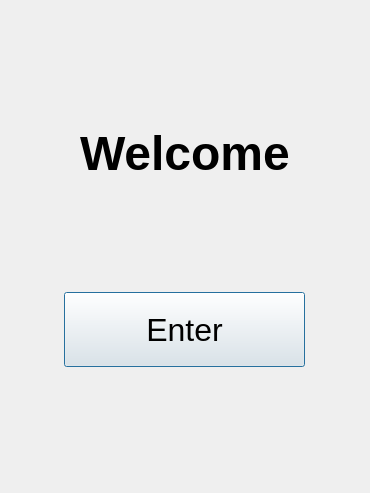
<?xml version="1.0" encoding="UTF-8"?>
<ui version="4.0">
 <class>Dialog</class>
 <widget class="QDialog" name="Dialog">
  <property name="geometry">
   <rect>
    <x>0</x>
    <y>0</y>
    <width>370</width>
    <height>493</height>
   </rect>
  </property>
  <property name="windowTitle">
   <string>Dialog</string>
  </property>
  <property name="styleSheet">
   <string notr="true">QFrame{border:none;}</string>
  </property>
  <layout class="QVBoxLayout" name="verticalLayout_3">
   <item>
    <widget class="QFrame" name="frame">
     <property name="frameShape">
      <enum>QFrame::StyledPanel</enum>
     </property>
     <property name="frameShadow">
      <enum>QFrame::Raised</enum>
     </property>
     <layout class="QVBoxLayout" name="verticalLayout_2">
      <item>
       <layout class="QVBoxLayout" name="verticalLayout">
        <item>
         <spacer name="verticalSpacer_3">
          <property name="orientation">
           <enum>Qt::Vertical</enum>
          </property>
          <property name="sizeHint" stdset="0">
           <size>
            <width>20</width>
            <height>40</height>
           </size>
          </property>
         </spacer>
        </item>
        <item alignment="Qt::AlignHCenter">
         <widget class="QLabel" name="label">
          <property name="font">
           <font>
            <pointsize>36</pointsize>
            <weight>75</weight>
            <bold>true</bold>
           </font>
          </property>
          <property name="text">
           <string>Welcome</string>
          </property>
         </widget>
        </item>
        <item>
         <spacer name="verticalSpacer_2">
          <property name="orientation">
           <enum>Qt::Vertical</enum>
          </property>
          <property name="sizeHint" stdset="0">
           <size>
            <width>20</width>
            <height>40</height>
           </size>
          </property>
         </spacer>
        </item>
        <item alignment="Qt::AlignHCenter">
         <widget class="QPushButton" name="login">
          <property name="minimumSize">
           <size>
            <width>241</width>
            <height>75</height>
           </size>
          </property>
          <property name="font">
           <font>
            <pointsize>24</pointsize>
           </font>
          </property>
          <property name="autoFillBackground">
           <bool>false</bool>
          </property>
          <property name="text">
           <string>Enter</string>
          </property>
         </widget>
        </item>
        <item>
         <spacer name="verticalSpacer">
          <property name="orientation">
           <enum>Qt::Vertical</enum>
          </property>
          <property name="sizeHint" stdset="0">
           <size>
            <width>20</width>
            <height>40</height>
           </size>
          </property>
         </spacer>
        </item>
       </layout>
      </item>
     </layout>
    </widget>
   </item>
  </layout>
 </widget>
 <resources/>
 <connections/>
</ui>
